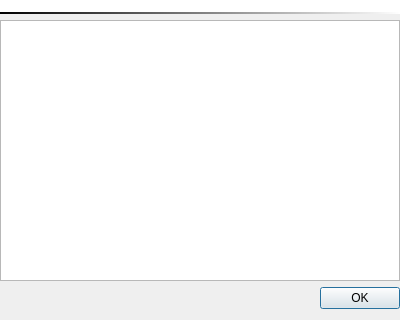
<ui version="4.0" >
 <class>About</class>
 <widget class="QDialog" name="About" >
  <property name="geometry" >
   <rect>
    <x>0</x>
    <y>0</y>
    <width>400</width>
    <height>320</height>
   </rect>
  </property>
  <property name="windowTitle" >
   <string>About MAME Plus! GUI</string>
  </property>
  <layout class="QVBoxLayout" name="verticalLayout_2" >
   <property name="leftMargin" >
    <number>0</number>
   </property>
   <property name="topMargin" >
    <number>0</number>
   </property>
   <property name="rightMargin" >
    <number>0</number>
   </property>
   <item>
    <layout class="QVBoxLayout" name="verticalLayout" >
     <item>
      <widget class="QLabel" name="lblLogo" >
       <property name="styleSheet" >
        <string notr="true" >background-color:white;
border-bottom-width:2px;
border-bottom-style: solid;
border-bottom-color: qlineargradient(spread:pad, x1:0, y1:0, x2:1, y2:0, stop:0 rgba(0, 0, 0, 255), stop:1 rgba(255, 255, 255, 255));</string>
       </property>
       <property name="text" >
        <string/>
       </property>
       <property name="pixmap" >
        <pixmap resource="mamepguimain.qrc" >:/res/mamegui/mamep_brush.png</pixmap>
       </property>
      </widget>
     </item>
     <item>
      <widget class="QTextBrowser" name="tbVersion" >
       <property name="openExternalLinks" >
        <bool>true</bool>
       </property>
      </widget>
     </item>
    </layout>
   </item>
   <item>
    <widget class="QDialogButtonBox" name="buttonBox" >
     <property name="orientation" >
      <enum>Qt::Horizontal</enum>
     </property>
     <property name="standardButtons" >
      <set>QDialogButtonBox::Ok</set>
     </property>
    </widget>
   </item>
  </layout>
  <zorder>buttonBox</zorder>
  <zorder></zorder>
 </widget>
 <resources>
  <include location="mamepguimain.qrc" />
 </resources>
 <connections>
  <connection>
   <sender>buttonBox</sender>
   <signal>accepted()</signal>
   <receiver>About</receiver>
   <slot>accept()</slot>
   <hints>
    <hint type="sourcelabel" >
     <x>248</x>
     <y>254</y>
    </hint>
    <hint type="destinationlabel" >
     <x>157</x>
     <y>274</y>
    </hint>
   </hints>
  </connection>
  <connection>
   <sender>buttonBox</sender>
   <signal>rejected()</signal>
   <receiver>About</receiver>
   <slot>reject()</slot>
   <hints>
    <hint type="sourcelabel" >
     <x>316</x>
     <y>260</y>
    </hint>
    <hint type="destinationlabel" >
     <x>286</x>
     <y>274</y>
    </hint>
   </hints>
  </connection>
 </connections>
</ui>
